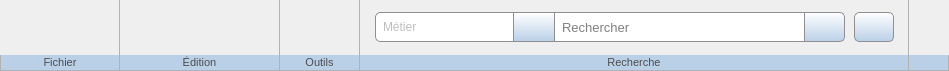
    <widget class="QWidget" name="actionbar" native="true">
     <property name="minimumSize">
      <size>
       <width>0</width>
       <height>71</height>
      </size>
     </property>
     <property name="maximumSize">
      <size>
       <width>16777215</width>
       <height>71</height>
      </size>
     </property>
     <property name="styleSheet">
      <string notr="true">QWidget#actionbar { border:1px solid #B2B2B2}</string>
     </property>
     <layout class="QGridLayout" name="gridLayout_2">
      <property name="leftMargin">
       <number>0</number>
      </property>
      <property name="topMargin">
       <number>0</number>
      </property>
      <property name="rightMargin">
       <number>0</number>
      </property>
      <property name="bottomMargin">
       <number>0</number>
      </property>
      <property name="spacing">
       <number>0</number>
      </property>
      <item row="0" column="8">
       <widget class="QPushButton" name="tools_bt">
        <property name="enabled">
         <bool>false</bool>
        </property>
        <property name="sizePolicy">
         <sizepolicy hsizetype="Minimum" vsizetype="Minimum">
          <horstretch>0</horstretch>
          <verstretch>0</verstretch>
         </sizepolicy>
        </property>
        <property name="minimumSize">
         <size>
          <width>40</width>
          <height>0</height>
         </size>
        </property>
        <property name="toolTip">
         <string>Outils</string>
        </property>
        <property name="styleSheet">
         <string notr="true">QPushButton{border: 0px solid #B2B2B2; border-right-width: 1px; padding-top: 1px; padding-left: 1px; }
QPushButton:hover{border-top-width: 1px; border-left-width: 1px; padding: 0px; background-color: qlineargradient(spread:pad, x1:0, y1:0, x2:0, y2:1, stop:0 #BAD0E7, stop:1 #FFFFFF); }
QPushButton:pressed{border-top-width: 1px; border-left-width: 1px; padding: 0px; background-color: qlineargradient(spread:pad, x1:0, y1:0, x2:0, y2:1, stop:0 #FFFFFF, stop:1 #8FADCC); }</string>
        </property>
        <property name="text">
         <string/>
        </property>
        <property name="icon">
         <iconset resource="../icones/icons.qrc">
          <normaloff>:/Images/tool.svg</normaloff>:/Images/tool.svg</iconset>
        </property>
        <property name="iconSize">
         <size>
          <width>24</width>
          <height>24</height>
         </size>
        </property>
        <property name="flat">
         <bool>true</bool>
        </property>
       </widget>
      </item>
      <item row="0" column="4">
       <widget class="QPushButton" name="delete_bt">
        <property name="enabled">
         <bool>false</bool>
        </property>
        <property name="sizePolicy">
         <sizepolicy hsizetype="Minimum" vsizetype="Minimum">
          <horstretch>0</horstretch>
          <verstretch>0</verstretch>
         </sizepolicy>
        </property>
        <property name="minimumSize">
         <size>
          <width>40</width>
          <height>0</height>
         </size>
        </property>
        <property name="toolTip">
         <string>Supprimer (Suppr)</string>
        </property>
        <property name="styleSheet">
         <string notr="true">QPushButton{border: 0px solid #B2B2B2; padding-top: 1px; padding-right: 1px; padding-left: 1px; }
QPushButton:hover{border-top-width: 1px; border-right-width: 1px;  border-left-width: 1px; padding: 0px; background-color: qlineargradient(spread:pad, x1:0, y1:0, x2:0, y2:1, stop:0 #BAD0E7, stop:1 #FFFFFF); }
QPushButton:pressed{border-top-width: 1px; border-right-width: 1px;  border-left-width: 1px; padding: 0px; background-color: qlineargradient(spread:pad, x1:0, y1:0, x2:0, y2:1, stop:0 #FFFFFF, stop:1 #8FADCC); }</string>
        </property>
        <property name="text">
         <string/>
        </property>
        <property name="icon">
         <iconset resource="../icones/icons.qrc">
          <normaloff>:/Images/delete.svg</normaloff>:/Images/delete.svg</iconset>
        </property>
        <property name="iconSize">
         <size>
          <width>24</width>
          <height>24</height>
         </size>
        </property>
        <property name="shortcut">
         <string notr="true">Del</string>
        </property>
        <property name="flat">
         <bool>true</bool>
        </property>
       </widget>
      </item>
      <item row="0" column="0">
       <widget class="QPushButton" name="open_file_bt">
        <property name="sizePolicy">
         <sizepolicy hsizetype="Minimum" vsizetype="Minimum">
          <horstretch>0</horstretch>
          <verstretch>0</verstretch>
         </sizepolicy>
        </property>
        <property name="minimumSize">
         <size>
          <width>40</width>
          <height>0</height>
         </size>
        </property>
        <property name="toolTip">
         <string>Ouvrir</string>
        </property>
        <property name="styleSheet">
         <string notr="true">QPushButton{border: 0px solid #B2B2B2; padding-top: 1px; padding-right: 1px; padding-left: 1px; }
QPushButton:hover{border-top-width: 1px; border-right-width: 1px; border-left-width: 1px; padding: 0px; background-color: qlineargradient(spread:pad, x1:0, y1:0, x2:0, y2:1, stop:0 #BAD0E7, stop:1 #FFFFFF); }
QPushButton:pressed{border-top-width: 1px; border-right-width: 1px; border-left-width: 1px; padding: 0px; background-color: qlineargradient(spread:pad, x1:0, y1:0, x2:0, y2:1, stop:0 #FFFFFF, stop:1 #8FADCC); }</string>
        </property>
        <property name="text">
         <string/>
        </property>
        <property name="icon">
         <iconset resource="../icones/icons.qrc">
          <normaloff>:/Images/open.svg</normaloff>:/Images/open.svg</iconset>
        </property>
        <property name="iconSize">
         <size>
          <width>24</width>
          <height>24</height>
         </size>
        </property>
        <property name="shortcut">
         <string notr="true">Ctrl+O</string>
        </property>
        <property name="flat">
         <bool>true</bool>
        </property>
       </widget>
      </item>
      <item row="0" column="1">
       <widget class="QPushButton" name="save_file_bt">
        <property name="enabled">
         <bool>false</bool>
        </property>
        <property name="sizePolicy">
         <sizepolicy hsizetype="Minimum" vsizetype="Minimum">
          <horstretch>0</horstretch>
          <verstretch>0</verstretch>
         </sizepolicy>
        </property>
        <property name="minimumSize">
         <size>
          <width>40</width>
          <height>0</height>
         </size>
        </property>
        <property name="toolTip">
         <string>Enregistrer</string>
        </property>
        <property name="styleSheet">
         <string notr="true">QPushButton{border: 0px solid #B2B2B2; padding-top: 1px; padding-right: 1px; padding-left: 1px; }
QPushButton:hover{border-top-width: 1px; border-right-width: 1px; border-left-width: 1px; padding: 0px; background-color: qlineargradient(spread:pad, x1:0, y1:0, x2:0, y2:1, stop:0 #BAD0E7, stop:1 #FFFFFF); }
QPushButton:pressed{border-top-width: 1px; border-right-width: 1px; border-left-width: 1px; padding: 0px; background-color: qlineargradient(spread:pad, x1:0, y1:0, x2:0, y2:1, stop:0 #FFFFFF, stop:1 #8FADCC); }</string>
        </property>
        <property name="text">
         <string/>
        </property>
        <property name="icon">
         <iconset resource="../icones/icons.qrc">
          <normaloff>:/Images/save.svg</normaloff>:/Images/save.svg</iconset>
        </property>
        <property name="iconSize">
         <size>
          <width>22</width>
          <height>22</height>
         </size>
        </property>
        <property name="shortcut">
         <string notr="true">Ctrl+S</string>
        </property>
        <property name="flat">
         <bool>true</bool>
        </property>
       </widget>
      </item>
      <item row="0" column="13">
       <spacer name="actionbar_spacer">
        <property name="orientation">
         <enum>Qt::Horizontal</enum>
        </property>
        <property name="sizeHint" stdset="0">
         <size>
          <width>40</width>
          <height>20</height>
         </size>
        </property>
       </spacer>
      </item>
      <item row="1" column="3" colspan="4">
       <widget class="QLabel" name="edit_title">
        <property name="sizePolicy">
         <sizepolicy hsizetype="Minimum" vsizetype="Minimum">
          <horstretch>0</horstretch>
          <verstretch>0</verstretch>
         </sizepolicy>
        </property>
        <property name="minimumSize">
         <size>
          <width>0</width>
          <height>16</height>
         </size>
        </property>
        <property name="maximumSize">
         <size>
          <width>16777215</width>
          <height>16</height>
         </size>
        </property>
        <property name="font">
         <font>
          <family>Segoe UI</family>
          <pointsize>8</pointsize>
         </font>
        </property>
        <property name="styleSheet">
         <string notr="true">QLabel{color: #4D4D4D; border:1px solid #B2B2B2; border-top: 0px; border-left: 0px; background: #BAD0E7; padding-left: 5px; padding-right: 5px; }</string>
        </property>
        <property name="text">
         <string>Édition</string>
        </property>
        <property name="alignment">
         <set>Qt::AlignCenter</set>
        </property>
       </widget>
      </item>
      <item row="0" column="6">
       <widget class="QPushButton" name="paste_bt">
        <property name="enabled">
         <bool>false</bool>
        </property>
        <property name="sizePolicy">
         <sizepolicy hsizetype="Minimum" vsizetype="Minimum">
          <horstretch>0</horstretch>
          <verstretch>0</verstretch>
         </sizepolicy>
        </property>
        <property name="minimumSize">
         <size>
          <width>40</width>
          <height>0</height>
         </size>
        </property>
        <property name="contextMenuPolicy">
         <enum>Qt::CustomContextMenu</enum>
        </property>
        <property name="toolTip">
         <string>Coller (CTRL+ V)</string>
        </property>
        <property name="styleSheet">
         <string notr="true">QPushButton{border: 0px solid #B2B2B2; border-right-width: 1px; padding-top: 1px; padding-left: 1px; }
QPushButton:hover{border-top-width: 1px; border-left-width: 1px; padding: 0px; background-color: qlineargradient(spread:pad, x1:0, y1:0, x2:0, y2:1, stop:0 #BAD0E7, stop:1 #FFFFFF); }
QPushButton:pressed{border-top-width: 1px; border-left-width: 1px; padding: 0px; background-color: qlineargradient(spread:pad, x1:0, y1:0, x2:0, y2:1, stop:0 #FFFFFF, stop:1 #8FADCC); }</string>
        </property>
        <property name="icon">
         <iconset resource="../icones/icons.qrc">
          <normaloff>:/Images/paste.svg</normaloff>:/Images/paste.svg</iconset>
        </property>
        <property name="iconSize">
         <size>
          <width>24</width>
          <height>24</height>
         </size>
        </property>
        <property name="shortcut">
         <string notr="true">Ctrl+V</string>
        </property>
        <property name="flat">
         <bool>true</bool>
        </property>
       </widget>
      </item>
      <item row="0" column="5">
       <widget class="QPushButton" name="copy_bt">
        <property name="enabled">
         <bool>false</bool>
        </property>
        <property name="sizePolicy">
         <sizepolicy hsizetype="Minimum" vsizetype="Minimum">
          <horstretch>0</horstretch>
          <verstretch>0</verstretch>
         </sizepolicy>
        </property>
        <property name="minimumSize">
         <size>
          <width>40</width>
          <height>0</height>
         </size>
        </property>
        <property name="toolTip">
         <string>Copier (CTRL + C)</string>
        </property>
        <property name="styleSheet">
         <string notr="true">QPushButton{border: 0px solid #B2B2B2; padding-top: 1px; padding-right: 1px; padding-left: 1px; }
QPushButton:hover{border-top-width: 1px; border-right-width: 1px;  border-left-width: 1px; padding: 0px; background-color: qlineargradient(spread:pad, x1:0, y1:0, x2:0, y2:1, stop:0 #BAD0E7, stop:1 #FFFFFF); }
QPushButton:pressed{border-top-width: 1px; border-right-width: 1px;  border-left-width: 1px; padding: 0px; background-color: qlineargradient(spread:pad, x1:0, y1:0, x2:0, y2:1, stop:0 #FFFFFF, stop:1 #8FADCC); }</string>
        </property>
        <property name="icon">
         <iconset resource="../icones/icons.qrc">
          <normaloff>:/Images/copy.svg</normaloff>:/Images/copy.svg</iconset>
        </property>
        <property name="iconSize">
         <size>
          <width>24</width>
          <height>24</height>
         </size>
        </property>
        <property name="shortcut">
         <string notr="true">Ctrl+C</string>
        </property>
        <property name="flat">
         <bool>true</bool>
        </property>
       </widget>
      </item>
      <item row="0" column="7">
       <widget class="QPushButton" name="tools_reset_bt">
        <property name="enabled">
         <bool>false</bool>
        </property>
        <property name="sizePolicy">
         <sizepolicy hsizetype="Minimum" vsizetype="Minimum">
          <horstretch>0</horstretch>
          <verstretch>0</verstretch>
         </sizepolicy>
        </property>
        <property name="minimumSize">
         <size>
          <width>40</width>
          <height>0</height>
         </size>
        </property>
        <property name="toolTip">
         <string>Restaurer fichier VOB</string>
        </property>
        <property name="styleSheet">
         <string notr="true">QPushButton{border: 0px solid #B2B2B2; padding-top: 1px; padding-right: 1px; }
QPushButton:hover{border-top-width: 1px; border-right-width: 1px; padding: 0px; background-color: qlineargradient(spread:pad, x1:0, y1:0, x2:0, y2:1, stop:0 #BAD0E7, stop:1 #FFFFFF); }
QPushButton:pressed{border-top-width: 1px; border-right-width: 1px; padding: 0px; background-color: qlineargradient(spread:pad, x1:0, y1:0, x2:0, y2:1, stop:0 #FFFFFF, stop:1 #8FADCC); }</string>
        </property>
        <property name="text">
         <string/>
        </property>
        <property name="icon">
         <iconset resource="../icones/icons.qrc">
          <normaloff>:/Images/reset.svg</normaloff>:/Images/reset.svg</iconset>
        </property>
        <property name="iconSize">
         <size>
          <width>24</width>
          <height>24</height>
         </size>
        </property>
        <property name="flat">
         <bool>true</bool>
        </property>
       </widget>
      </item>
      <item row="1" column="7" colspan="2">
       <widget class="QLabel" name="tools_title">
        <property name="sizePolicy">
         <sizepolicy hsizetype="Minimum" vsizetype="Minimum">
          <horstretch>0</horstretch>
          <verstretch>0</verstretch>
         </sizepolicy>
        </property>
        <property name="minimumSize">
         <size>
          <width>0</width>
          <height>16</height>
         </size>
        </property>
        <property name="maximumSize">
         <size>
          <width>16777215</width>
          <height>16</height>
         </size>
        </property>
        <property name="font">
         <font>
          <family>Segoe UI</family>
          <pointsize>8</pointsize>
         </font>
        </property>
        <property name="styleSheet">
         <string notr="true">QLabel{color: #4D4D4D; border:1px solid #B2B2B2; border-top: 0px; border-left: 0px; background: #BAD0E7; padding-left: 5px; padding-right: 5px; }</string>
        </property>
        <property name="text">
         <string>Outils</string>
        </property>
        <property name="alignment">
         <set>Qt::AlignCenter</set>
        </property>
       </widget>
      </item>
      <item row="0" column="9">
       <widget class="QWidget" name="search_widget" native="true">
        <property name="sizePolicy">
         <sizepolicy hsizetype="Preferred" vsizetype="Minimum">
          <horstretch>0</horstretch>
          <verstretch>0</verstretch>
         </sizepolicy>
        </property>
        <property name="styleSheet">
         <string notr="true">QWidget#search_widget{border-right: 1px solid #B2B2B2;}</string>
        </property>
        <layout class="QHBoxLayout" name="horizontalLayout">
         <property name="spacing">
          <number>0</number>
         </property>
         <property name="leftMargin">
          <number>15</number>
         </property>
         <property name="topMargin">
          <number>0</number>
         </property>
         <property name="rightMargin">
          <number>15</number>
         </property>
         <property name="bottomMargin">
          <number>0</number>
         </property>
         <item>
          <widget class="QComboBox" name="search_filter_combo">
           <property name="enabled">
            <bool>false</bool>
           </property>
           <property name="sizePolicy">
            <sizepolicy hsizetype="Minimum" vsizetype="Expanding">
             <horstretch>0</horstretch>
             <verstretch>0</verstretch>
            </sizepolicy>
           </property>
           <property name="minimumSize">
            <size>
             <width>180</width>
             <height>30</height>
            </size>
           </property>
           <property name="maximumSize">
            <size>
             <width>16777215</width>
             <height>30</height>
            </size>
           </property>
           <property name="font">
            <font>
             <family>Segoe UI</family>
             <pointsize>10</pointsize>
            </font>
           </property>
           <property name="styleSheet">
            <string notr="true">QComboBox { border: 1px solid #8f8f91; border-top-left-radius:5px ; border-bottom-left-radius:5px; padding-left: 5px; combobox-popup: 0;}
QComboBox::drop-down{width: 40px; border-left: 1px solid #8f8f91; background-color: qlineargradient(spread:pad, x1:0, y1:0, x2:0, y2:1, stop:0 #FFFFFF, stop:1 #BAD0E7);  }
QComboBox::drop-down:hover{background-color: qlineargradient(spread:pad, x1:0, y1:0, x2:0, y2:1, stop:0 #F8F8F8, stop:1 #8FADCC); }
QComboBox::drop-down:pressed{background-color: qlineargradient(spread:pad, x1:0, y1:0, x2:0, y2:1, stop:0 #8FADCC, stop:1 #F8F8F8); }
QComboBox::down-arrow {image: url(:/Images/filter.svg); width: 20px; height: 20px;}
QComboBox QAbstractItemView{background-color:#FFFFFF;}</string>
           </property>
           <property name="editable">
            <bool>true</bool>
           </property>
           <item>
            <property name="text">
             <string>Métier</string>
            </property>
           </item>
           <item>
            <property name="text">
             <string>Type d'objet</string>
            </property>
           </item>
           <item>
            <property name="text">
             <string>Unité</string>
            </property>
           </item>
           <item>
            <property name="text">
             <string>Méthode de calcul</string>
            </property>
           </item>
           <item>
            <property name="text">
             <string>Formule</string>
            </property>
           </item>
           <item>
            <property name="text">
             <string>Commentaire</string>
            </property>
           </item>
          </widget>
         </item>
         <item>
          <widget class="QLineEdit" name="search">
           <property name="enabled">
            <bool>false</bool>
           </property>
           <property name="sizePolicy">
            <sizepolicy hsizetype="Fixed" vsizetype="Fixed">
             <horstretch>0</horstretch>
             <verstretch>0</verstretch>
            </sizepolicy>
           </property>
           <property name="minimumSize">
            <size>
             <width>250</width>
             <height>30</height>
            </size>
           </property>
           <property name="maximumSize">
            <size>
             <width>16777215</width>
             <height>30</height>
            </size>
           </property>
           <property name="font">
            <font>
             <family>Segoe UI</family>
             <pointsize>10</pointsize>
            </font>
           </property>
           <property name="toolTip">
            <string>Rechercher</string>
           </property>
           <property name="styleSheet">
            <string notr="true">QLineEdit{padding-left: 5px; border: 1px solid #8f8f91; border-left-width: 0px; }</string>
           </property>
           <property name="placeholderText">
            <string>Rechercher</string>
           </property>
          </widget>
         </item>
         <item>
          <widget class="QPushButton" name="search_clear">
           <property name="enabled">
            <bool>false</bool>
           </property>
           <property name="minimumSize">
            <size>
             <width>40</width>
             <height>30</height>
            </size>
           </property>
           <property name="maximumSize">
            <size>
             <width>40</width>
             <height>30</height>
            </size>
           </property>
           <property name="toolTip">
            <string>Supprimer la recherche</string>
           </property>
           <property name="styleSheet">
            <string notr="true">QPushButton{border: 1px solid #8f8f91; border-left-width: 0px; border-bottom-right-radius: 5px; border-top-right-radius: 5px; background-color: qlineargradient(spread:pad, x1:0, y1:0, x2:0, y2:1, stop:0 #FFFFFF, stop:1 #BAD0E7); }
QPushButton:hover{background-color: qlineargradient(spread:pad, x1:0, y1:0, x2:0, y2:1, stop:0 #F8F8F8, stop:1 #8FADCC); }
QPushButton:pressed{background-color: qlineargradient(spread:pad, x1:0, y1:0, x2:0, y2:1, stop:0 #8FADCC, stop:1 #F8F8F8); }</string>
           </property>
           <property name="icon">
            <iconset resource="../icones/icons.qrc">
             <normaloff>:/Images/search_clear.svg</normaloff>:/Images/search_clear.svg</iconset>
           </property>
           <property name="iconSize">
            <size>
             <width>20</width>
             <height>20</height>
            </size>
           </property>
          </widget>
         </item>
         <item>
          <spacer name="horizontalSpacer">
           <property name="orientation">
            <enum>Qt::Horizontal</enum>
           </property>
           <property name="sizeType">
            <enum>QSizePolicy::Fixed</enum>
           </property>
           <property name="sizeHint" stdset="0">
            <size>
             <width>9</width>
             <height>9</height>
            </size>
           </property>
          </spacer>
         </item>
         <item>
          <widget class="QPushButton" name="search_formula">
           <property name="enabled">
            <bool>false</bool>
           </property>
           <property name="minimumSize">
            <size>
             <width>40</width>
             <height>30</height>
            </size>
           </property>
           <property name="maximumSize">
            <size>
             <width>40</width>
             <height>30</height>
            </size>
           </property>
           <property name="toolTip">
            <string>Lancer la recherche des Formules contenant des erreurs</string>
           </property>
           <property name="styleSheet">
            <string notr="true">QPushButton{border: 1px solid #8f8f91; border-radius: 5px; background-color: qlineargradient(spread:pad, x1:0, y1:0, x2:0, y2:1, stop:0 #FFFFFF, stop:1 #BAD0E7); }
QPushButton:checked{border: 2px solid orange; background-color: qlineargradient(spread:pad, x1:0, y1:0, x2:0, y2:1, stop:0 #D8D8D8, stop:1 #FFFFFF); }
QPushButton:hover{border: 1px solid #8f8f91; background-color: qlineargradient(spread:pad, x1:0, y1:0, x2:0, y2:1, stop:0 #BAD0E7, stop:1 #FFFFFF); }</string>
           </property>
           <property name="icon">
            <iconset resource="../icones/icons.qrc">
             <normaloff>:/Images/formula_error_search.svg</normaloff>:/Images/formula_error_search.svg</iconset>
           </property>
           <property name="iconSize">
            <size>
             <width>20</width>
             <height>20</height>
            </size>
           </property>
           <property name="checkable">
            <bool>true</bool>
           </property>
          </widget>
         </item>
        </layout>
       </widget>
      </item>
      <item row="1" column="9">
       <widget class="QLabel" name="search_title">
        <property name="sizePolicy">
         <sizepolicy hsizetype="Minimum" vsizetype="Minimum">
          <horstretch>0</horstretch>
          <verstretch>0</verstretch>
         </sizepolicy>
        </property>
        <property name="font">
         <font>
          <family>Segoe UI</family>
          <pointsize>8</pointsize>
         </font>
        </property>
        <property name="styleSheet">
         <string notr="true">QLabel{color: #4D4D4D; border:1px solid #B2B2B2; border-top: 0px; border-left: 0px; background: #BAD0E7; padding-left: 5px; padding-right: 5px; }</string>
        </property>
        <property name="text">
         <string>Recherche</string>
        </property>
        <property name="alignment">
         <set>Qt::AlignCenter</set>
        </property>
       </widget>
      </item>
      <item row="0" column="3">
       <widget class="QPushButton" name="add_bt">
        <property name="enabled">
         <bool>false</bool>
        </property>
        <property name="sizePolicy">
         <sizepolicy hsizetype="Minimum" vsizetype="Minimum">
          <horstretch>0</horstretch>
          <verstretch>0</verstretch>
         </sizepolicy>
        </property>
        <property name="minimumSize">
         <size>
          <width>40</width>
          <height>0</height>
         </size>
        </property>
        <property name="toolTip">
         <string>Ajouter</string>
        </property>
        <property name="styleSheet">
         <string notr="true">QPushButton{border: 0px solid #B2B2B2; padding-top: 1px; padding-right: 1px; }
QPushButton:hover{border-top-width: 1px; border-right-width: 1px; padding: 0px; background-color: qlineargradient(spread:pad, x1:0, y1:0, x2:0, y2:1, stop:0 #BAD0E7, stop:1 #FFFFFF); }
QPushButton:pressed{border-top-width: 1px; border-right-width: 1px; padding: 0px; background-color: qlineargradient(spread:pad, x1:0, y1:0, x2:0, y2:1, stop:0 #FFFFFF, stop:1 #8FADCC); }</string>
        </property>
        <property name="text">
         <string/>
        </property>
        <property name="icon">
         <iconset resource="../icones/icons.qrc">
          <normaloff>:/Images/add.svg</normaloff>:/Images/add.svg</iconset>
        </property>
        <property name="iconSize">
         <size>
          <width>24</width>
          <height>24</height>
         </size>
        </property>
        <property name="flat">
         <bool>true</bool>
        </property>
       </widget>
      </item>
      <item row="1" column="13">
       <widget class="QWidget" name="end_title" native="true">
        <property name="styleSheet">
         <string notr="true">QWidget#end_title{color: #4D4D4D; border:1px solid #B2B2B2; border-top: 0px; border-left: 0px; background: #BAD0E7; padding-left: 5px; padding-right: 5px; }</string>
        </property>
       </widget>
      </item>
      <item row="0" column="2">
       <widget class="QPushButton" name="save_as_file_bt">
        <property name="enabled">
         <bool>false</bool>
        </property>
        <property name="sizePolicy">
         <sizepolicy hsizetype="Minimum" vsizetype="Minimum">
          <horstretch>0</horstretch>
          <verstretch>0</verstretch>
         </sizepolicy>
        </property>
        <property name="minimumSize">
         <size>
          <width>40</width>
          <height>0</height>
         </size>
        </property>
        <property name="toolTip">
         <string>Enregistrer sous</string>
        </property>
        <property name="styleSheet">
         <string notr="true">QPushButton{border: 0px solid #B2B2B2; border-right-width: 1px; padding-top: 1px; padding-left: 1px; }
QPushButton:hover{border-top-width: 1px; border-left-width: 1px; padding: 0px; background-color: qlineargradient(spread:pad, x1:0, y1:0, x2:0, y2:1, stop:0 #BAD0E7, stop:1 #FFFFFF); }
QPushButton:pressed{border-top-width: 1px; border-left-width: 1px; padding: 0px; background-color: qlineargradient(spread:pad, x1:0, y1:0, x2:0, y2:1, stop:0 #FFFFFF, stop:1 #8FADCC); }</string>
        </property>
        <property name="text">
         <string/>
        </property>
        <property name="icon">
         <iconset resource="../icones/icons.qrc">
          <normaloff>:/Images/save_as.svg</normaloff>:/Images/save_as.svg</iconset>
        </property>
        <property name="iconSize">
         <size>
          <width>24</width>
          <height>24</height>
         </size>
        </property>
        <property name="shortcut">
         <string notr="true">Ctrl+Shift+S</string>
        </property>
        <property name="flat">
         <bool>true</bool>
        </property>
       </widget>
      </item>
      <item row="1" column="0" colspan="3">
       <widget class="QLabel" name="edit_title_2">
        <property name="sizePolicy">
         <sizepolicy hsizetype="Minimum" vsizetype="Minimum">
          <horstretch>0</horstretch>
          <verstretch>0</verstretch>
         </sizepolicy>
        </property>
        <property name="minimumSize">
         <size>
          <width>0</width>
          <height>16</height>
         </size>
        </property>
        <property name="maximumSize">
         <size>
          <width>16777215</width>
          <height>16</height>
         </size>
        </property>
        <property name="font">
         <font>
          <family>Segoe UI</family>
          <pointsize>8</pointsize>
         </font>
        </property>
        <property name="styleSheet">
         <string notr="true">QLabel{color: #4D4D4D; border:1px solid #B2B2B2; border-top: 0px; background: #BAD0E7; padding-left: 5px; padding-right: 5px; }</string>
        </property>
        <property name="text">
         <string>Fichier</string>
        </property>
        <property name="alignment">
         <set>Qt::AlignCenter</set>
        </property>
       </widget>
      </item>
     </layout>
    </widget>
